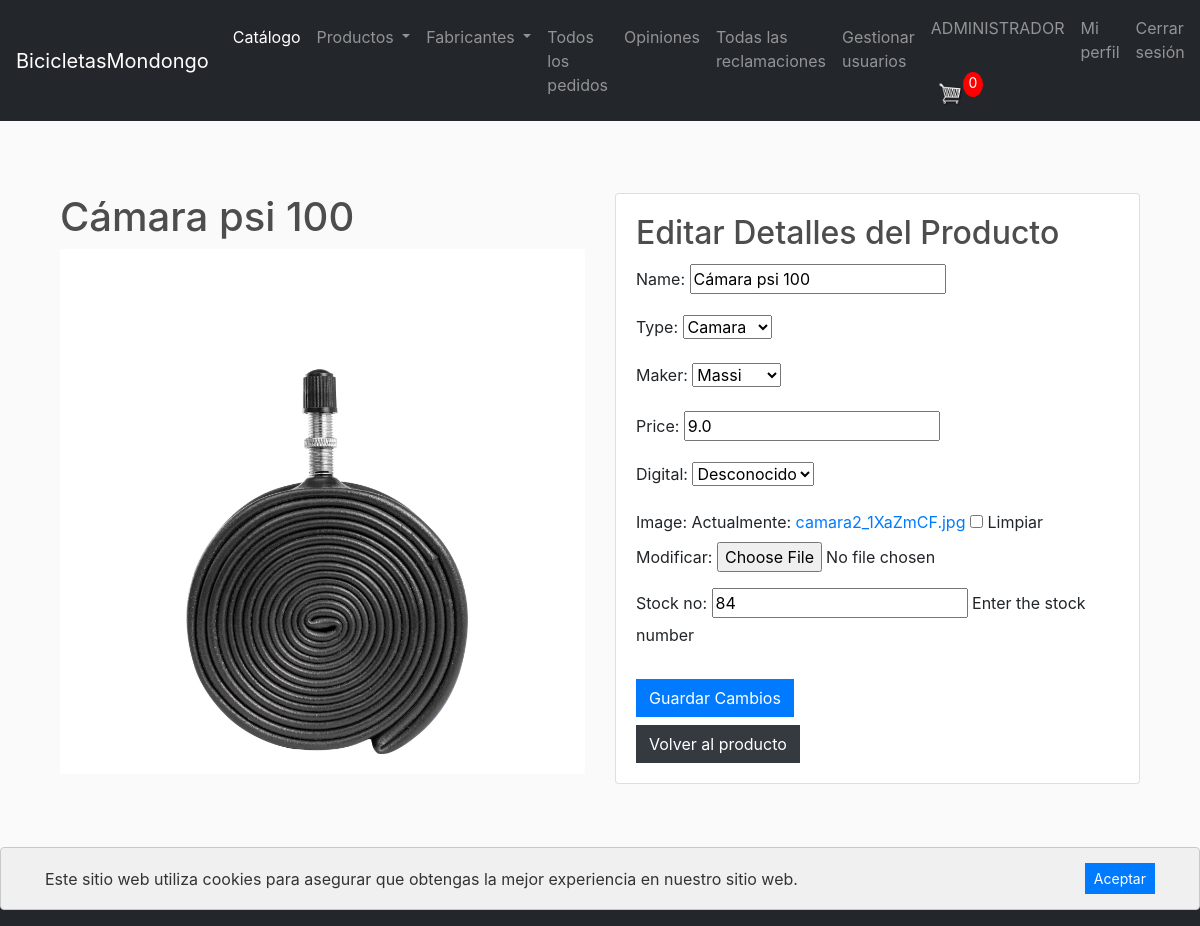
The app's page /store/product/2/edit/ (signed in) with its own data.
### store/models.py (models this page shows, shortened)
class Product(models.Model):
	id = models.BigAutoField(primary_key=True)  # Campo de clave primaria explícito
	name = models.CharField(max_length=200)
	type = models.CharField(max_length=200,choices=PRODUCT_TYPES,null=True)
	maker = models.CharField(max_length=200,choices=MAKER_TYPES,null=True)
	price = models.FloatField()
	digital = models.BooleanField(default=False,null=True, blank=True)
	image = models.ImageField(null=True, blank=True)
	stock_no = models.IntegerField(default=0, null=True, blank=True, help_text="Enter the stock number")
	@property
	def imageURL(self):
		try:
			url = self.image.url
		except:
			url = ''
		return url

### store/views.py (the view)
# urls.py: path('product/<int:product_id>/edit/', views.edit_product, name='edit_product'),
def edit_product(request, product_id):
    data = cartData(request)
    cartItems = data['cartItems']
    product = get_object_or_404(Product, pk=product_id)
    if not request.user.is_staff:
        return render(request, 'store/permission_denied.html', {'cartItems':cartItems})
    if request.method == 'POST':
        form = ProductForm(request.POST, request.FILES, instance=product)
        if form.is_valid():
            form.save()
            return redirect('product_detail', product_id=product.id)
    else:
        form = ProductForm(instance=product)
    return render(request, 'store/edit_product.html', {'product': product, 'form': form,'cartItems':cartItems})

### store/forms.py
class ProductForm(forms.ModelForm):
    class Meta:
        model = Product
        fields = ['name', 'type', 'maker', 'price', 'digital', 'image', 'stock_no']
        widgets = {
            'description': forms.Textarea(attrs={'rows': 4}),
        }

### store/models.py (called while the page is built)
	@property
	def get_cart_items(self):
		orderitems = self.orderitem_set.all()
		total = sum([item.quantity for item in orderitems])
		return total

### store/utils.py (called while the page is built)
def cartData(request):
    types = []  # Initialize types
    if request.user.is_authenticated:
        customer = request.user.customer
        order, created = Order.objects.get_or_create(customer=customer, complete=False)
        items = order.orderitem_set.all()
        cartItems = order.get_cart_items
        for item in items:
            types.append(item.product.type)
    else:
        cookieData = cookieCart(request)
        cartItems = cookieData['cartItems']
        order = cookieData['order']
        items = cookieData['items']
        types = cookieData['types']
    return {'cartItems':cartItems ,'order':order, 'items':items, 'types':types}

### store/templates/store/edit_product.html (shortened to what this page needs)
{% extends 'store/main.html' %}
{% block content %}
{% if user.is_staff %}
<div class="container mt-5">
  <div class="row">
    <div class="col-md-6">
      <h1>{{ product.name }}</h1>
      <img src="{{ product.imageURL }}" alt="{{ product.name }}" class="img-fluid mb-3">
    </div>
    <div class="col-md-6">
      <div class="card">
        <div class="card-body">
          <h2 class="card-title">Editar Detalles del Producto</h2>
          <form method="POST" enctype="multipart/form-data">
            {{ form.as_p }}
            <button type="submit" class="btn btn-primary mt-3">Guardar Cambios</button>
          </form>
          <a class="btn btn-dark mt-2" href="/store/product/{{product.id}}">Volver al producto</a>
        </div>
      </div>
    </div>
  </div>
</div>
{% endif %}
{% endblock %}

### static/css/main.css (style rules this page uses)
body { background-color: hsl(0, 0%, 98%); }
h1,h2,h3,h4,h5,h6 { color:hsl(0, 0%, 30%); }
.btn { border-radius: 0; }

### records on screen
Product: name "Cámara psi 100", imageURL (picture), type "Camara", maker "Massi", price "9.0", digital "Desconocido", stock_no "84"

### other values on screen
{{ cartItems }} "0"
